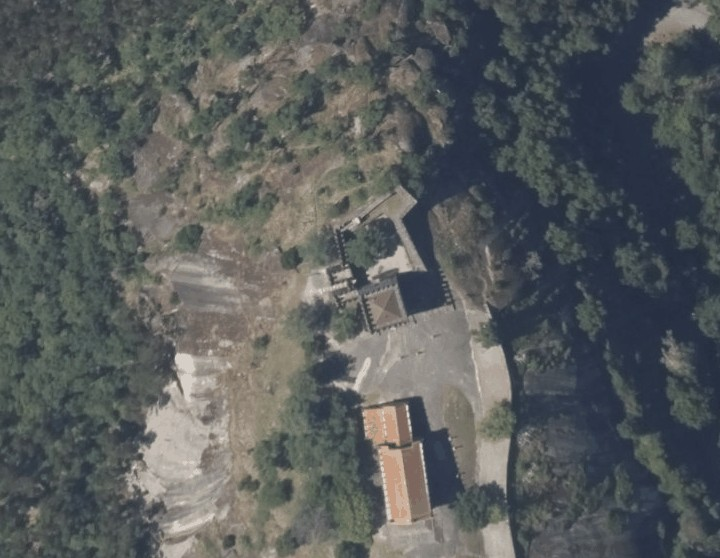
#> input picture pipeline/maquetas/lanhoso/dados/orto.jpg, 720 x 558 px
$ python imagens.py
#> lines starting #> are read from the running program, lines starting #| are printed output that depends on the picture
"""Imagens da ficha de Lanhoso: as fotografias cedidas ao castelos.site, o ortofotomapa de 2021 da DGT e o relevo
sombreado do MDS, do castelo ao santuário.

Uso: python3 pipeline/maquetas/lanhoso/imagens.py [PASTA_DAS_FOTOS]
     →  public/imagens/lanhoso/*.jpg

As fotografias pequenas (tiradas de páginas da internet) e a captura do geoportal ficam de fora.
"""
import sys
from pathlib import Path

import numpy as np
from PIL import Image
from scipy import ndimage

AQUI = Path(__file__).resolve().parent
SAIDA = AQUI.parents[2] / "public" / "imagens" / "lanhoso"
SAIDA.mkdir(parents=True, exist_ok=True)

FOTOS = {  # já não são usadas na galeria (origem por confirmar); as da ficha vêm do Wikimedia Commons
    "d74a3f84-image.png": "torre-drone-sul",
    "image 11.png": "porta-e-penedo",
    "image 12.png": "porta-vista-de-dentro",
    "image 9.png": "adarve-e-patio",
}
if len(sys.argv) > 1:
    for pasta in sys.argv[1:]:
        for k, nome in FOTOS.items():
            f = Path(pasta) / k
            if not f.exists():
                continue
            im = Image.open(f).convert("RGB")
            if max(im.size) > 1600:
                im.thumbnail((1600, 1600), Image.LANCZOS)
            im.save(SAIDA / f"{nome}.jpg", quality=84)
            print(nome, im.size)

# ortofotomapa e relevo: 150 × 120 m, do castelo ao santuário (norte para cima), a área da maqueta
d = np.load(AQUI / "dados" / "lidar.npz")
#> (reads pipeline/maquetas/lanhoso/dados/lidar.npz from the repository)
passo, x0, y0 = float(d["passo"]), float(d["x0"]), float(d["y0"])
mds = d["mds"] / 100.0 + float(d["base"])
XA, XB, YA, YB = -70.0, 80.0, -63.0, 57.0
orto = Image.open(AQUI / "dados" / "orto.jpg").convert("RGB")  # 25 cm, x -95..85, y -63,5..76
#> orto is the input picture: PIL image 720x558 RGB; mean R, G, B 88.7, 92.4, 92.4
op = 0.25
tam = (1500, 1200)
orto.crop((int((XA + 95) / op), int((76 - YB) / op), int((XB + 95) / op), int((76 - YA) / op))).resize(tam, Image.LANCZOS).save(
    SAIDA / "ortofotomapa-2021.jpg", quality=86)
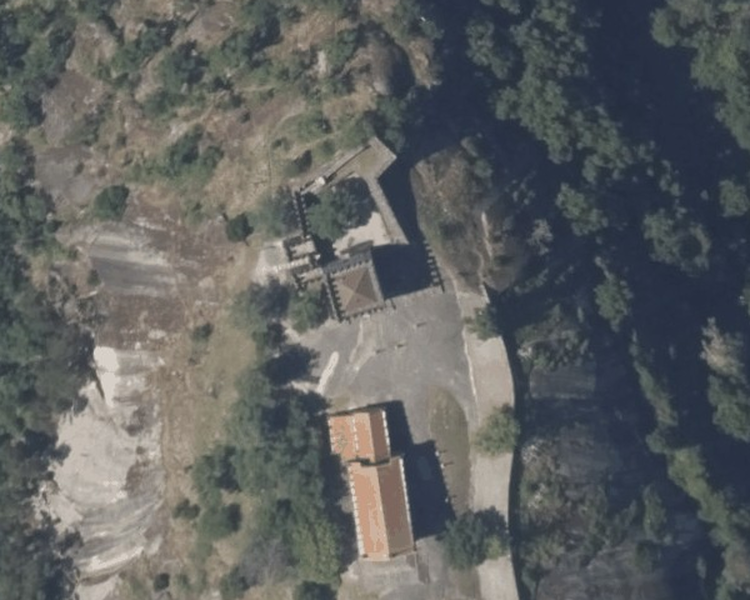
#> saved as ortofotomapa-2021.jpg: PIL image 1500x1200 RGB (shown at 1/2 size); mean R, G, B 94.1, 96.4, 96.2
c0, c1 = int((XA - x0) / passo), int((XB - x0) / passo)
r0, r1 = int((YA - y0) / passo), int((YB - y0) / passo)
m = np.flipud(mds[r0:r1, c0:c1])  # linha 0 = norte
gy, gx = np.gradient(ndimage.gaussian_filter(m, 0.6), passo)
gy = -gy
az, alt = np.radians(315), np.radians(45)
declive = np.arctan(np.hypot(gx, gy))
aspecto = np.arctan2(-gx, gy)
sombra = np.clip(np.sin(alt) * np.cos(declive) + np.cos(alt) * np.sin(declive) * np.cos(az - aspecto), 0, 1)
alt_n = np.clip((m - 360) / 40, 0, 1)
cor = np.stack([0.55 + 0.4 * alt_n, 0.6 + 0.3 * alt_n, 0.62 + 0.18 * alt_n], -1)
img = (cor * (0.25 + 0.85 * sombra[..., None])).clip(0, 1)
Image.fromarray((img * 255).astype(np.uint8)).resize(tam, Image.LANCZOS).save(SAIDA / "relevo-lidar.jpg", quality=86)
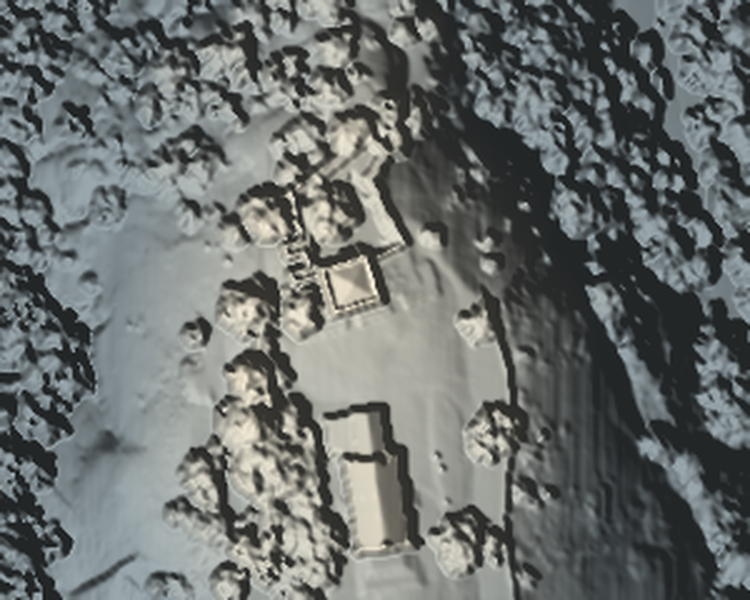
#> saved as relevo-lidar.jpg: PIL image 1500x1200 RGB (shown at 1/2 size); mean R, G, B 106.7, 111, 109.6
print("ok")
